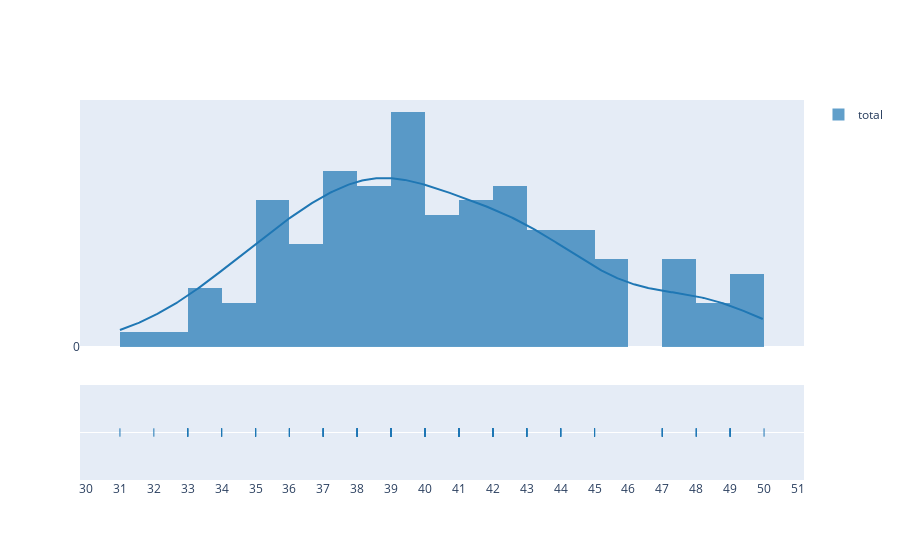
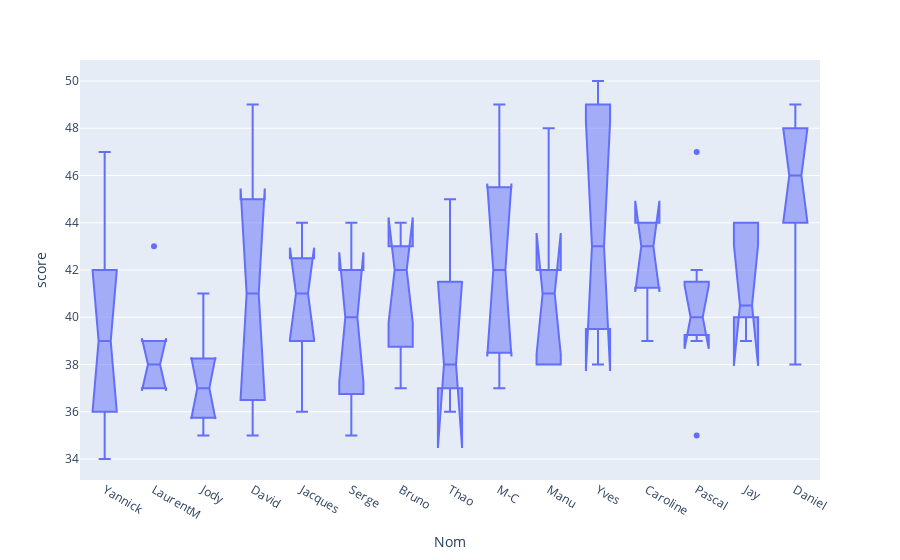
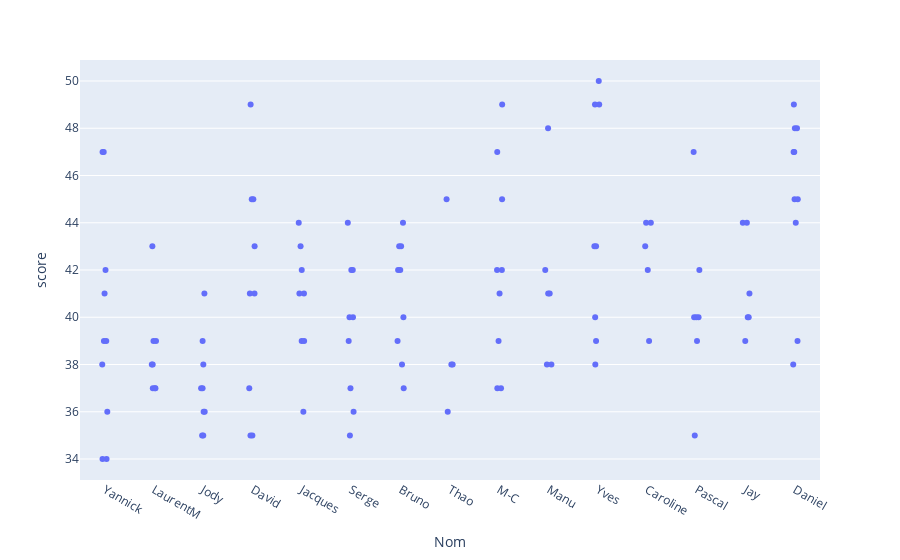

Notebook cell for these charts, in order:
### Markdown cell above
## Graphics

### Code cell
import plotly.express as px
import plotly.figure_factory as ff
import numpy as np

df_long = pd.melt(df, id_vars =['Nom'], value_vars =df.loc[:,'C1':'C10'],var_name='C', value_name='score')
df_long['score'] = 46 - df_long['score']

df_total = df_total[df_total['score'] != 46]
fig2 = ff.create_distplot([df_total['score']], ['total'])
fig2.update_xaxes(nticks=18,dtick=1)
fig2.update_yaxes(dtick=1)
fig2.show()


fig3 = px.box(df_long.query('score != 46'), x="Nom", y="score", notched=True)
fig3.show()

fig4 = px.strip(df_long.query('score != 46'), x="Nom", y="score")
fig4.show()

### Figure 1 — Plotly figure (JSON) as saved in the notebook; plotly's stock layout.template omitted (floating-point values rounded to 4 significant figures; data arrays with more than 128 entries replaced by an {"elided": "..."} marker saying what was removed)
{"data": [{"autobinx": false, "histnorm": "probability density", "legendgroup": "total", "marker": {"color": "rgb(31, 119, 180)"}, "name": "total", "opacity": 0.7, "x": {"elided": "132 int values"}, "xaxis": "x", "xbins": {"end": 50, "size": 1, "start": 31}, "yaxis": "y", "type": "histogram"}, {"legendgroup": "total", "marker": {"color": "rgb(31, 119, 180)"}, "mode": "lines", "name": "total", "showlegend": false, "x": {"elided": "500 float values"}, "xaxis": "x", "y": {"elided": "500 float values"}, "yaxis": "y", "type": "scatter"}, {"legendgroup": "total", "marker": {"color": "rgb(31, 119, 180)", "symbol": "line-ns-open"}, "mode": "markers", "name": "total", "showlegend": false, "x": {"elided": "132 int values"}, "xaxis": "x", "y": {"elided": "132 str values"}, "yaxis": "y2", "type": "scatter"}], "layout": {"barmode": "overlay", "hovermode": "closest", "legend": {"traceorder": "reversed"}, "xaxis": {"anchor": "y2", "domain": [0, 1], "zeroline": false, "nticks": 18, "dtick": 1}, "yaxis": {"anchor": "free", "domain": [0.35, 1], "position": 0, "dtick": 1}, "yaxis2": {"anchor": "x", "domain": [0, 0.25], "dtick": 1, "showticklabels": false}}}

### Figure 2 — Plotly figure (JSON) as saved in the notebook; plotly's stock layout.template omitted (floating-point values rounded to 4 significant figures)
{"data": [{"alignmentgroup": "True", "hovertemplate": "Nom=%{x}<br>score=%{y}<extra></extra>", "legendgroup": "", "marker": {"color": "#636efa"}, "name": "", "notched": true, "offsetgroup": "", "orientation": "v", "showlegend": false, "x": ["Yannick", "LaurentM", "Jody", "David", "Jacques", "Serge", "Bruno", "Thao", "M-C", "Manu", "Yves", "Caroline", "Pascal", "Jay", "Daniel", "Yannick", "LaurentM", "Jody", "David", "Jacques", "Serge", "Bruno", "Thao", "M-C", "Yves", "Caroline", "Pascal", "Jay", "Daniel", "Yannick", "LaurentM", "Jody", "David", "Jacques", "Serge", "Bruno", "Thao", "M-C", "Yves", "Pascal", "Jay", "Daniel", "Yannick", "LaurentM", "Jody", "David", "Jacques", "Serge", "Bruno", "Thao", "M-C", "Manu", "Yves", "Caroline", "Pascal", "Jay", "Daniel", "Yannick", "LaurentM", "Jody", "David", "Jacques", "Serge", "Bruno", "M-C", "Manu", "Yves", "Caroline", "Pascal", "Jay", "Daniel", "Yannick", "LaurentM", "Jody", "David", "Jacques", "Serge", "Bruno", "M-C", "Manu", "Yves", "Pascal", "Jay", "Daniel", "Yannick", "LaurentM", "Jody", "David", "Jacques", "Serge", "Bruno", "M-C", "Manu", "Yves", "Caroline", "Pascal", "Daniel", "Yannick", "LaurentM", "Jody", "David", "Jacques", "Serge", "Bruno", "M-C", "Manu", "Yves", "Daniel", "Yannick", "Jody", "David", "Serge", "Bruno", "M-C", "Daniel", "Yannick", "Daniel"], "x0": " ", "xaxis": "x", "y": [36, 39, 36, 43, 41, 36, 43, 38, 42, 48, 38, 43, 42, 40, 45, 42, 37, 36, 45, 39, 42, 40, 36, 47, 50, 39, 39, 44, 48, 47, 38, 35, 41, 42, 40, 43, 45, 41, 49, 47, 40, 39, 41, 38, 37, 35, 43, 39, 42, 38, 39, 38, 49, 42, 40, 39, 49, 47, 37, 39, 41, 41, 40, 37, 42, 38, 40, 44, 40, 41, 45, 34, 39, 37, 35, 44, 37, 44, 45, 42, 43, 35, 44, 48, 39, 37, 41, 45, 39, 35, 38, 37, 41, 39, 44, 40, 44, 38, 43, 38, 49, 36, 42, 39, 49, 41, 43, 38, 34, 35, 37, 44, 42, 37, 47, 39, 47], "y0": " ", "yaxis": "y", "type": "box"}], "layout": {"xaxis": {"anchor": "y", "domain": [0, 1], "title": {"text": "Nom"}}, "yaxis": {"anchor": "x", "domain": [0, 1], "title": {"text": "score"}}, "legend": {"tracegroupgap": 0}, "margin": {"t": 60}, "boxmode": "group"}}

### Figure 3 — Plotly figure (JSON) as saved in the notebook; plotly's stock layout.template omitted (floating-point values rounded to 4 significant figures)
{"data": [{"alignmentgroup": "True", "boxpoints": "all", "fillcolor": "rgba(255,255,255,0)", "hoveron": "points", "hovertemplate": "Nom=%{x}<br>score=%{y}<extra></extra>", "legendgroup": "", "line": {"color": "rgba(255,255,255,0)"}, "marker": {"color": "#636efa"}, "name": "", "offsetgroup": "", "orientation": "v", "pointpos": 0, "showlegend": false, "x": ["Yannick", "LaurentM", "Jody", "David", "Jacques", "Serge", "Bruno", "Thao", "M-C", "Manu", "Yves", "Caroline", "Pascal", "Jay", "Daniel", "Yannick", "LaurentM", "Jody", "David", "Jacques", "Serge", "Bruno", "Thao", "M-C", "Yves", "Caroline", "Pascal", "Jay", "Daniel", "Yannick", "LaurentM", "Jody", "David", "Jacques", "Serge", "Bruno", "Thao", "M-C", "Yves", "Pascal", "Jay", "Daniel", "Yannick", "LaurentM", "Jody", "David", "Jacques", "Serge", "Bruno", "Thao", "M-C", "Manu", "Yves", "Caroline", "Pascal", "Jay", "Daniel", "Yannick", "LaurentM", "Jody", "David", "Jacques", "Serge", "Bruno", "M-C", "Manu", "Yves", "Caroline", "Pascal", "Jay", "Daniel", "Yannick", "LaurentM", "Jody", "David", "Jacques", "Serge", "Bruno", "M-C", "Manu", "Yves", "Pascal", "Jay", "Daniel", "Yannick", "LaurentM", "Jody", "David", "Jacques", "Serge", "Bruno", "M-C", "Manu", "Yves", "Caroline", "Pascal", "Daniel", "Yannick", "LaurentM", "Jody", "David", "Jacques", "Serge", "Bruno", "M-C", "Manu", "Yves", "Daniel", "Yannick", "Jody", "David", "Serge", "Bruno", "M-C", "Daniel", "Yannick", "Daniel"], "x0": " ", "xaxis": "x", "y": [36, 39, 36, 43, 41, 36, 43, 38, 42, 48, 38, 43, 42, 40, 45, 42, 37, 36, 45, 39, 42, 40, 36, 47, 50, 39, 39, 44, 48, 47, 38, 35, 41, 42, 40, 43, 45, 41, 49, 47, 40, 39, 41, 38, 37, 35, 43, 39, 42, 38, 39, 38, 49, 42, 40, 39, 49, 47, 37, 39, 41, 41, 40, 37, 42, 38, 40, 44, 40, 41, 45, 34, 39, 37, 35, 44, 37, 44, 45, 42, 43, 35, 44, 48, 39, 37, 41, 45, 39, 35, 38, 37, 41, 39, 44, 40, 44, 38, 43, 38, 49, 36, 42, 39, 49, 41, 43, 38, 34, 35, 37, 44, 42, 37, 47, 39, 47], "y0": " ", "yaxis": "y", "type": "box"}], "layout": {"xaxis": {"anchor": "y", "domain": [0, 1], "title": {"text": "Nom"}}, "yaxis": {"anchor": "x", "domain": [0, 1], "title": {"text": "score"}}, "legend": {"tracegroupgap": 0}, "margin": {"t": 60}, "boxmode": "group"}}
